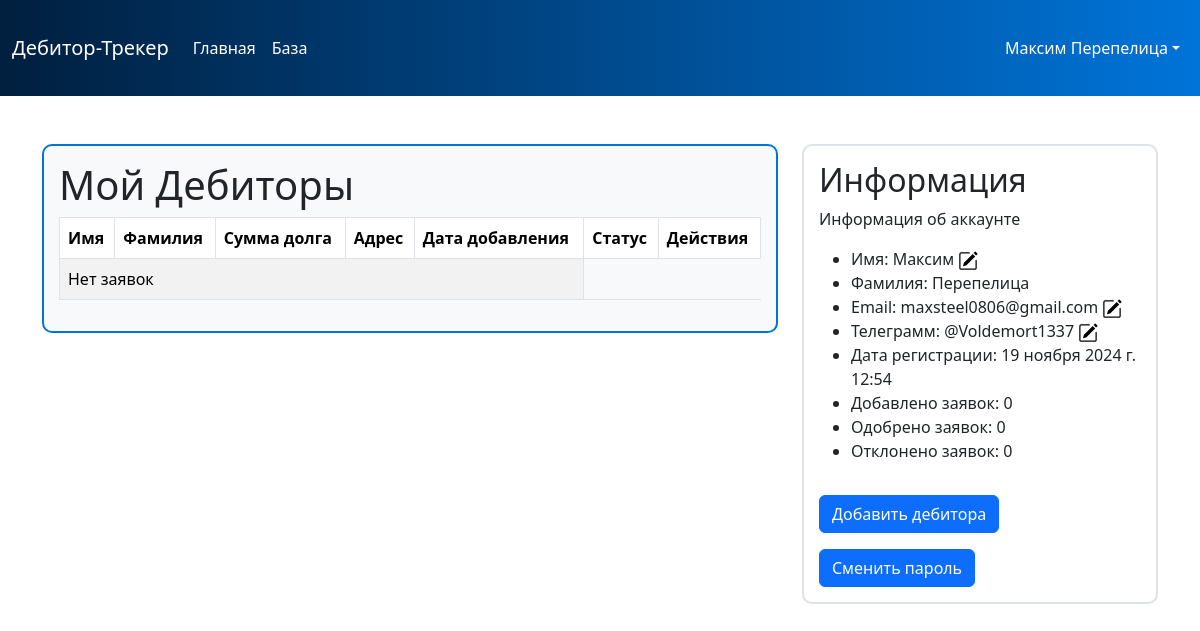
Screenshot of /cabinet/ (signed in) with the database file from the repository.
### Task1/models.py (models this page shows, shortened)
class NewUsers(AbstractBaseUser, PermissionsMixin):
    username = models.CharField(max_length=100, unique=True)
    name = models.CharField(max_length=100)
    surname = models.CharField(max_length=100)
    age = models.PositiveIntegerField()
    email = models.EmailField(unique=True)
    subscription = models.BooleanField(default=False)
    subscription_end_date = models.DateField(blank=True, null=True)
    created_at = models.DateTimeField(auto_now_add=True)
    updated_at = models.DateTimeField(auto_now=True)
    tg_account = models.CharField(max_length=33)
    is_active = models.BooleanField(default=True)
    is_staff = models.BooleanField(default=False)
    objects = NewUsersManager()
    USERNAME_FIELD = 'username'
    REQUIRED_FIELDS = ['email']

### Task1/views.py (the view)
# urls.py: path('cabinet/', views.personal_cabinet, name='personal_cabinet'),
@login_required
def personal_cabinet(request):
    logger.info(f"Доступ к личному кабинету пользователя {request.user.username}")
    requests = AddDebtorUser.objects.filter(user=request.user)
    return render(request, 'first/personalAccount.html', {'requests': requests})

### templates/first/personalAccount.html (shortened to what this page needs)
{% load static %}
<!DOCTYPE html>
<html lang="ru">
<head>
    <link rel="stylesheet" href="{% static 'bootstrap/css/bootstrap.min.css' %}">
    <link rel="stylesheet" type="text/css" href="{% static 'datatables/datatables.min.css' %}">
</head>
<body>
    <div class="gradient-bg">
        {% include 'first/menu.html' %}
    </div>
    <div class="container mt-5">
        <div class="row">
            <div class="col-md-8">
                <div class="table-container">
                    <h1>Мой Дебиторы</h1>
                    {% if user.is_authenticated %}
                    <div class="table-responsive">
                        <table id="addDebtor" class="table table-striped table-bordered">
                            <thead>
                                <tr>
                                    <th>Имя</th>
                                    <th>Фамилия</th>
                                    <th>Сумма долга</th>
                                    <th>Адрес</th>
                                    <th>Дата добавления</th>
                                    <th>Статус</th>
                                    <th>Действия</th>
                                </tr>
                            </thead>
                            <tbody>
                                 {% for debtor in request.user.adddebtoruser_set.all %}
                                 <tr>
                                     <td>{{ debtor.name }}</td>
                                     <td>{{ debtor.surname }}</td>
                                     <td>{{ debtor.amount }}</td>
                                     <td>{{ debtor.address}}</td>
                                     <td>{{ debtor.created_at }}</td>
                                     <td>{{ debtor.get_status_display }}</td>
                                    <td>
                                        <a href="#"
                                           class="btn btn-sm btn-warning"
                                           data-bs-toggle="modal"
                                           data-bs-target="#editDebtorModal"
                                           data-id="{{ debtor.id }}"
                                           data-name="{{ debtor.name }}"
                                           data-surname="{{ debtor.surname }}"
                                           data-amount="{{ debtor.amount }}"
                                           data-address="{{ debtor.address }}"
                                           data-region="{{ debtor.region }}"
                                           data-city="{{ debtor.city }}"
                                           data-document="{{ debtor.document.url }}">
                                           Редактировать
                                        </a>
                                          <button type="button" class="btn btn-sm btn-danger" data-bs-toggle="modal" data-bs-target="#deleteModal"
                                                      data-debtor-id="{{ debtor.id }}" data-debtor-name="{{ debtor.name }}">
                                                      Удалить
                                          </button>
                                    </td>
                                </tr>
                                {% empty %}
                                <tr>
                                    <td colspan="5">Нет заявок</td>
                                </tr>
                                {% endfor %}
                            </tbody>
                        </table>
                    </div>
                    {% else %}
                    <p>Вы не авторизованы. Пожалуйста, войдите, чтобы увидеть информацию.</p>
                    {% endif %}
                </div>
            </div>
            <div class="col-md-4">
                <div class="info-panel">
                    <h2>Информация</h2>
                    {% if user.is_authenticated %}
                    <p>Информация об аккаунте</p>
                    <ul>
                        <li>Имя: {{ user.name }}
                        <i class="bi bi-pencil-square icon-pencil"  data-bs-toggle="modal" data-bs-target="#editFullNameModal" >
                        </i>
                        </li>
                        <li>Фамилия: {{ user.surname }}</li>
                        <li>Email: {{ user.email }}
                        <i class="bi bi-pencil-square icon-pencil"  data-bs-toggle="modal" data-bs-target="#editEmailModal" >
                        </i>
                        </li>
                        <li>Телеграмм:
                            {% if user.tg_account %}
                            {{user.tg_account}}
                            <i class="bi bi-pencil-square icon-pencil" data-bs-toggle="modal" data-bs-target="#editTelegramModal">
                            </i>
                            {% endif %}
                        </li>
                        <li>Дата регистрации: {{user.created_at}}</li>
                        <li>Добавлено заявок:
                            {% if request_count %}
                            {{ request_count }}
                            {% else %}
                            0
                            {% endif %}
                        </li>
                        <li>Одобрено заявок:
                            {% if approved_count %}
                            {{ approved_count }}
                            {% else %}
                            0
                            {% endif %}
                        </li>
                        <li>Отклонено заявок:
                            {% if rejected_count %}
                            {{ rejected_count }}
                            {% else %}
                            0
                            {% endif %}
                        </li>
                    </ul>
                    <button type="button" class="btn btn-primary custom-button" data-bs-toggle="modal" data-bs-target="#addDebtorModal">
                        Добавить дебитора
                    </button>
                    <a href="{% url 'change_password' %}" class="btn btn-primary mt-3">Сменить пароль</a>
                    {% else %}
                    <p>Вы не авторизованы. Пожалуйста, войдите, чтобы увидеть информацию.</p>
                    {% endif %}
                </div>
            </div>
        </div>
    </div>
</body>
</html>

### templates/first/menu.html (shortened to what this page needs)
{% load static %}
<nav class="navbar navbar-expand-lg custom-bg">
  <div class="container-fluid">
    <a class="navbar-brand text-white" href="{% url 'index' %}">Дебитор-Трекер</a>
    <div class="collapse navbar-collapse" id="navbarSupportedContent">
      <ul class="navbar-nav me-auto mb-2 mb-lg-0">
        <li class="nav-item">
          <a class="nav-link active text-white" aria-current="page" href="{% url 'index' %}">Главная</a>
        </li>
        <li class="nav-item">
          <a class="nav-link text-white" href="{% url 'table' %}">База</a>
        </li>
      </ul>
      <ul class="navbar-nav ms-auto mb-2 mb-lg-0">
        {% if user.is_authenticated %}
  <li class="nav-item dropdown">
    <a class="nav-link dropdown-toggle text-white" href="#" id="userDropdown" role="button" data-bs-toggle="dropdown" aria-expanded="false">{{ user.name }} {{user.surname}}</a>
  </li>
{% endif %}
      </ul>
    </div>
  </div>
</nav>

### templates/first/personalAccount.html (style rules this page uses)
.gradient-bg { background: linear-gradient(to right, #001f3f, #0074D9); padding: 20px 0; color: white; }
.table-container { border: 2px solid #0074D9; border-radius: 10px; padding: 15px; background-color: #f8f9fa; }
.info-panel { border: 2px solid #dee2e6; border-radius: 10px; padding: 15px; background-color: #ffffff; }
.icon-pencil { color: black; transition: color 0.3s ease; }
.custom-button { margin-top: 4mm; }

### rows the page displays
NewUsers: name "Максим", surname "Перепелица", email "maxsteel0806@gmail.com", tg_account "@Voldemort1337", created_at "19 ноября 2024 г. 12:54"
